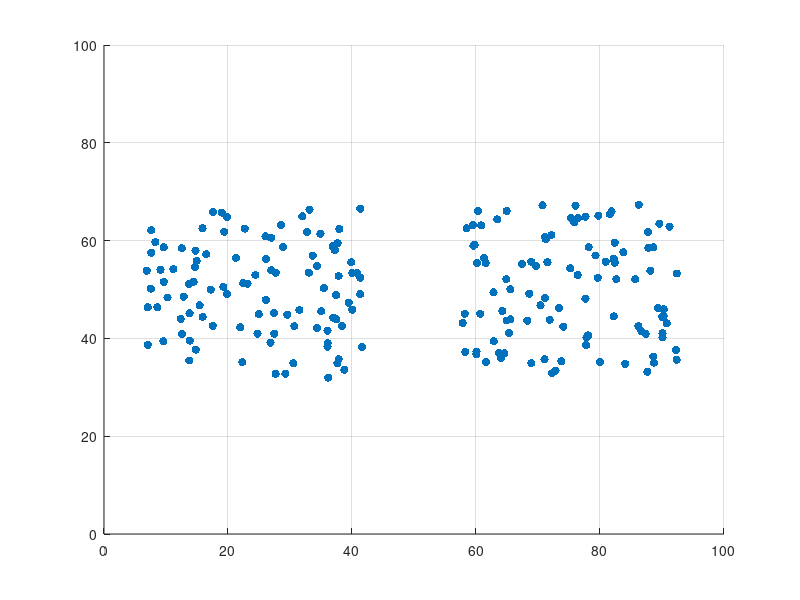

Write the MATLAB code that produced this figure. (Note: this script raises an error after producing the figure.)
%% Data generation
clear; close all; clc;

% Create cluster 1
cluster1 = 35*rand(100,2);
cluster1 = cluster1 - mean(cluster1);

% Create cluster 2
cluster2 = 35*rand(100,2);
cluster2 = cluster2 - mean(cluster2);

% Place clusters
data = [cluster1 + [25,50]; cluster2 + [75,50]];
scatter(data(:,1), data(:,2), 'filled');
axis([0 100 0 100]); grid on;

% Test set
test = rand(1000,2);

%% Kernel PCA
% Create object
kp = kernel_pca;
% Set the dataset
kp.set_data(data);
% Get the similarity matrix
S_kp = kp.similarity;
% Solve the eigendecomposition
[D_kp,V_kp,W_kp] = kp.eigensolve;
% Get the degree matrix
deg_kp = kp.degree;
% Get the eigenfunctions for the points in 'test'
funs_kp = kp.eigenfun(test);
% Get the embedding defined by the eingenvectors in 'space'
U_kp = kp.embedding([1,2]);
% Plot the eigenfunctions
kp.plot_eigenfun;
% Plot the embedding
kp.plot_embedding([1,2]);
% Plot the similarity matrix
kp.plot_similarity;

%% Diffusion Maps
% Create object
dm = diffusion_maps;
% Set the dataset
dm.set_data(data);
% Set graph options
dm.graph_options('type', 'k-nearest', 'k', 10);
% Get the similarity matrix
S_dm = dm.similarity;
% Get the degree matrix (of the similarity)
Deg_dm = dm.degree;
% Get the transport matrix
M_dm = dm.transport;
% Get the infinitesimal matrix
L_dm = dm.infinitesimal;
% Solve the eigensystem for the transport
[D_m,V_m,W_m] = dm.eigensolve;
% Get the degree matrix
deg_dm = dm.degree;
% Get the eigenfunctions for the points in 'test'
funs_dm = dm.eigenfun(test);
% Get the embedding defined by the eingenvectors in 'space'
U_dm = dm.embedding([1,2]);
% Plot the eigenfunctions
dm.plot_eigenfun;
% Plot the embedding
dm.plot_embedding([1,2]);
% Plot the similarity matrix
dm.plot_similarity;
% Solve the eigensystem for the infinitesimal
dm.set_params('operator', 'infinitesimal');
[D_l,V_l,W_l] = dm.eigensolve;

%% Laplacian Eigenmaps
le = laplacian_eigenmaps;
% Set data
le.set_data(data);
% Get the similarity matrix
S_le = le.similarity;
% Get the degree matrix (of the similarity)
D_le = le.degree;
% Get the infinitesimal matrix
L_le = le.laplacian;
% Solve the eigensystem for the transport
[D_lem,V_lem,W_lem] = le.eigensolve;
% Get the eigenfunctions for the points in 'test'
funs_le = le.eigenfun(test);
% Plot the spctrum
le.plot_spectrum(1:9);
% Plot the graph
le.plot_graph; 
% PLot the embedding
le.plot_embedding([1,2]);
% Plot the first eigenfunction
le.plot_eigenfun(1, 'plot_stream', true);
% Plot the similarity matrix
le.plot_similarity;
% Set graph
% le.set_graph(G);
